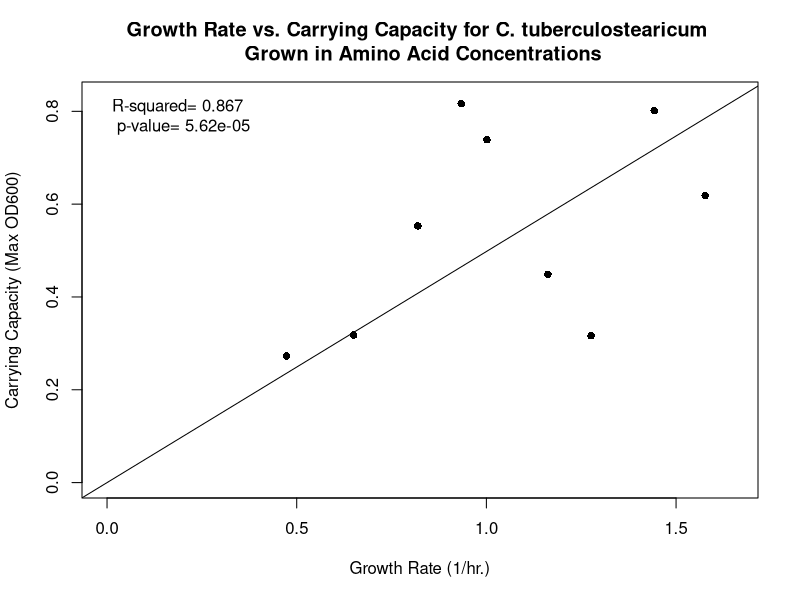
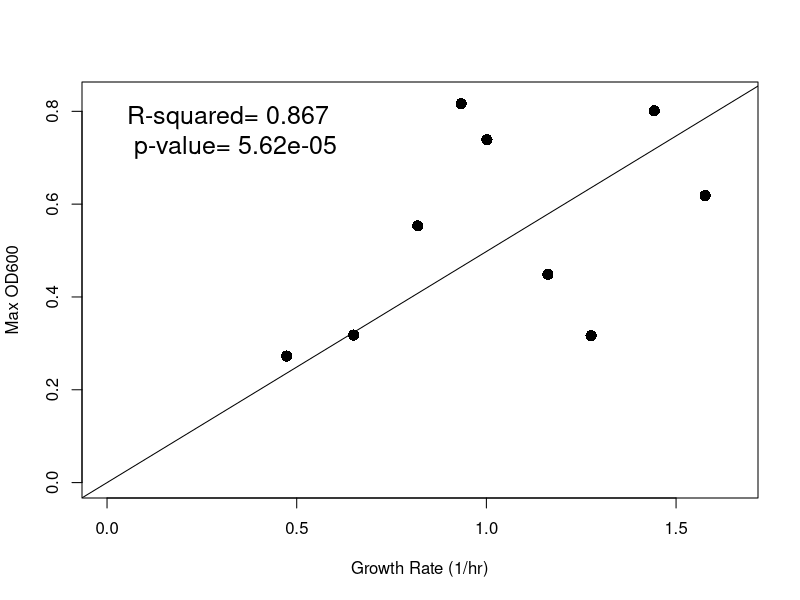
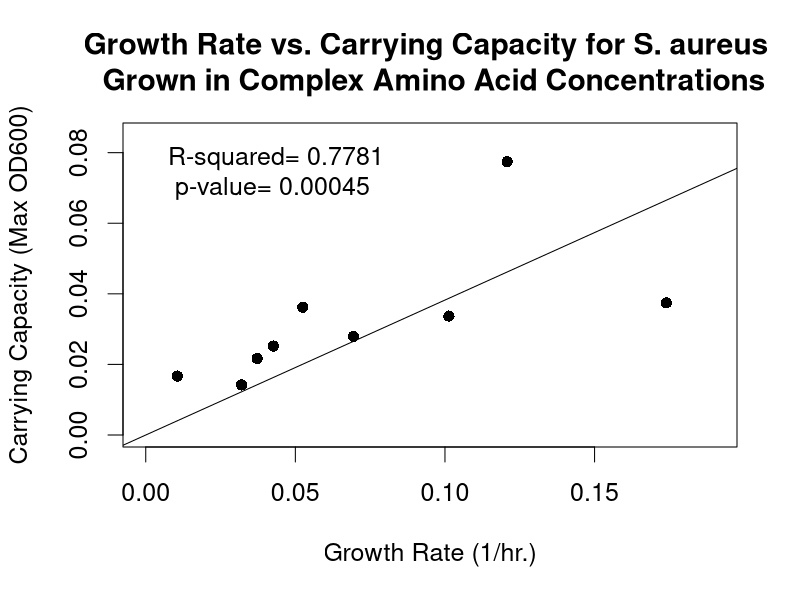
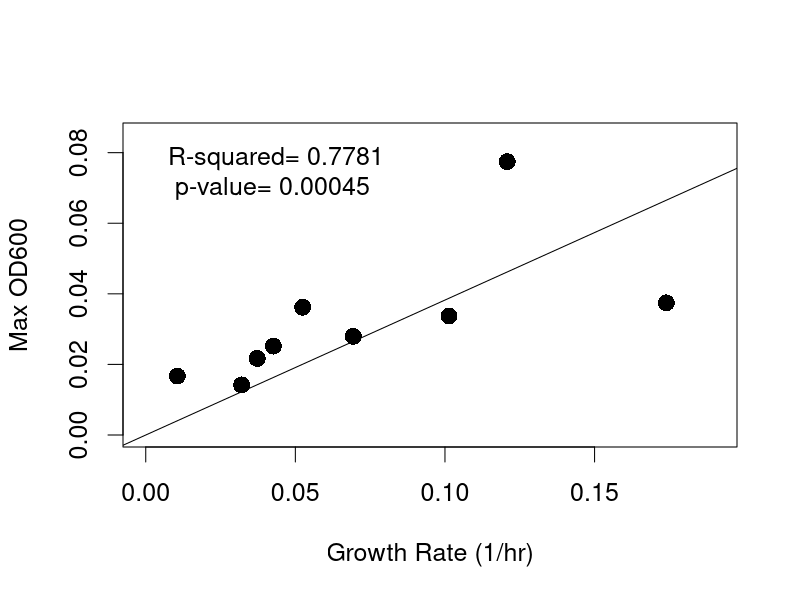

The R script that drew these images, in order:
#Last run 04/10/2020

#Clear Workspace 
rm(list=ls())

#################################################
#Create scatterplots for GR-CC relationships 
#################################################

####################################################################################################
#C. tuberculostearicum in CF + AA dilutions

GR_Ct <- c(0.4733,
           0.650175,
           0.819325,
           0.9336,
           1.44235,
           1.001425,
           1.576725,
           1.162133333,
           1.276025)
Max_Ct <- c(0.272694444,
            0.317944444,
            0.553194444,
            0.816444444,
            0.801194444,
            0.738694444,
            0.618444444,
            0.448694444,
            0.316444444)

DF_Ct <- data.frame(GR_Ct, Max_Ct)
DF_Ct

#Generate a linear regression model of the two variables with the lm function 
Ct.lm <- lm(Max_Ct ~ GR_Ct + 1, data=DF_Ct)
Ct.lm2 <- lm(Max_Ct ~ 0 + GR_Ct, data=DF_Ct) #Tells the lm() to fit the line through the origin
summary(Ct.lm)
summary(Ct.lm2)

#Create scatter plot of points using plot function
plot(GR_Ct, Max_Ct,
     xlab="Growth Rate (1/hr.)",
     ylab="Carrying Capacity (Max OD600)",
     xlim= c(0, 1.65),
     ylim= c(0, 0.83),
     main="Growth Rate vs. Carrying Capacity for C. tuberculostearicum \n Grown in Amino Acid Concentrations",
     pch=16)

abline(lm(Ct.lm2))
legend("topleft", bty="n", legend= paste("R-squared= 0.867 \n p-value= 5.62e-05"))

#Create scatter plot of points using plot function - without graph labels 
plot(GR_Ct, Max_Ct,
     xlab= "Growth Rate (1/hr)",
     ylab= "Max OD600",
     xlim= c(0, 1.65),
     ylim= c(0, 0.83),
     cex= 1.5,
     pch=16)

abline(lm(Ct.lm2))
op <- par(cex= 1.5)
legend("topleft", bty="n", legend= paste("R-squared= 0.867 \n p-value= 5.62e-05"))

################################################################################################3
#S. aureus in CF + AA dilutions

GR_Sa <- c(0.032025,
           0.05245,
           0.042675,
           0.173975,
           0.069375,
           0.03725,
           0.010525,
           0.101325,
           0.1208)
Max_Sa <- c(0.014194444,
            0.036194444,
            0.025194444,
            0.037444444,
            0.027944444,
            0.021694444,
            0.016694444,
            0.033694444,
            0.077444444)

DF_Sa <- data.frame(GR_Sa, Max_Sa)
DF_Sa

#Generate a linear regression model of the two variables with the lm function 
Sa.lm <- lm(Max_Sa ~ GR_Sa + 1, data=DF_Sa)
Sa.lm2 <- lm(Max_Sa ~ 0 + GR_Sa, data=DF_Sa) #Tells the lm() to fit the line through the origin
summary(Sa.lm)
summary(Sa.lm2)

#Create scatter plot of points using plot function
plot(GR_Sa, Max_Sa,
     xlab="Growth Rate (1/hr.)",
     ylab="Carrying Capacity (Max OD600)",
     xlim= c(0, 0.19),
     ylim= c(0, 0.085),
     main="Growth Rate vs. Carrying Capacity for S. aureus \n Grown in Complex Amino Acid Concentrations",
     pch=16)

abline(lm(Sa.lm2))
legend("topleft", bty="n", legend= paste("R-squared= 0.7781 \n p-value= 0.00045"))

#Create scatter plot of points using plot function - without graph labels 
plot(GR_Sa, Max_Sa,
     xlab= "Growth Rate (1/hr)",
     ylab= "Max OD600",
     xlim= c(0, 0.19),
     ylim= c(0, 0.085),
     cex= 1.5,
     pch=16)

abline(lm(Sa.lm2))
op <- par(cex= 1.5)
legend("topleft", bty="n", legend= paste("R-squared= 0.7781 \n p-value= 0.00045"))

####################################################################################################